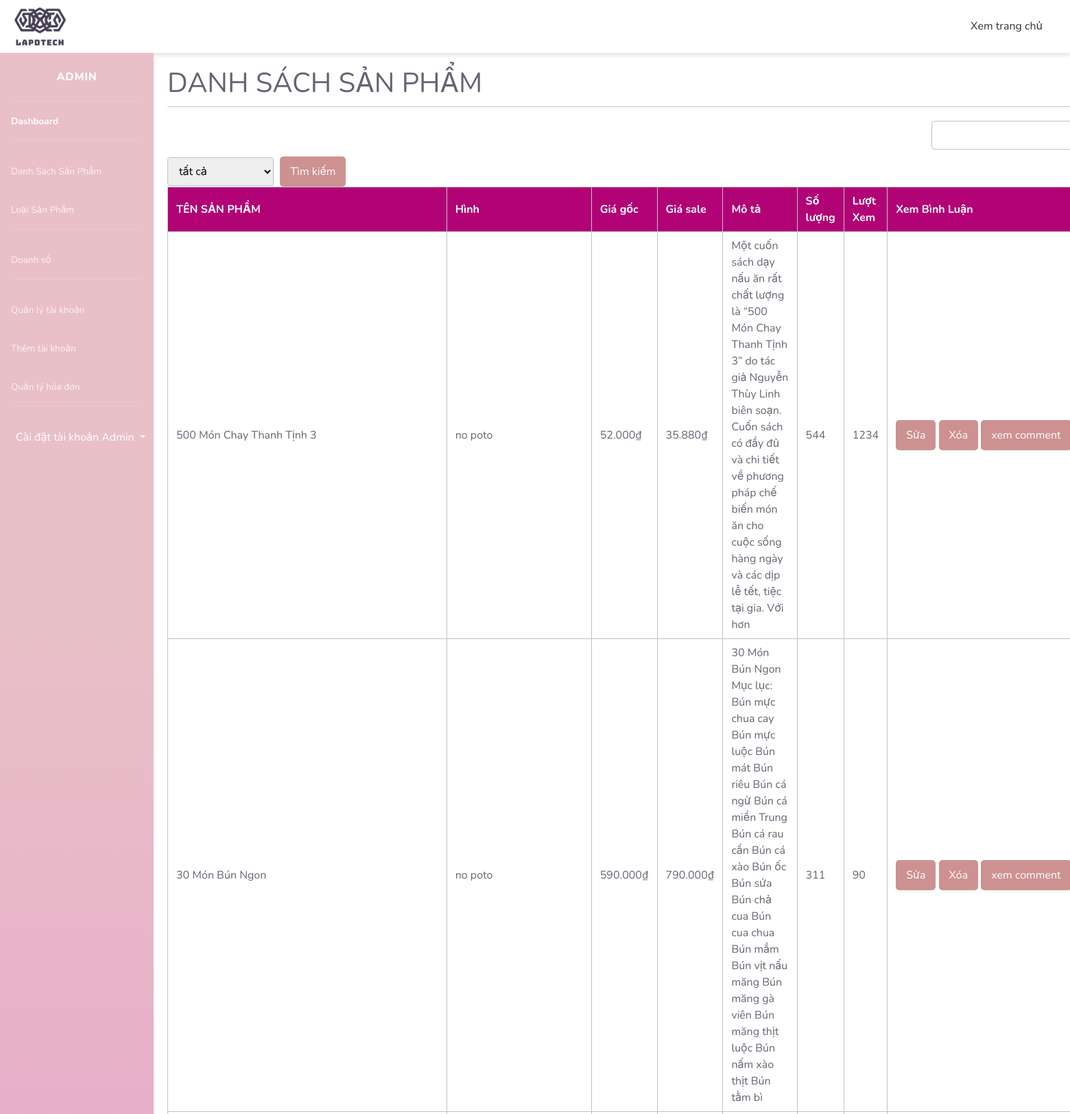
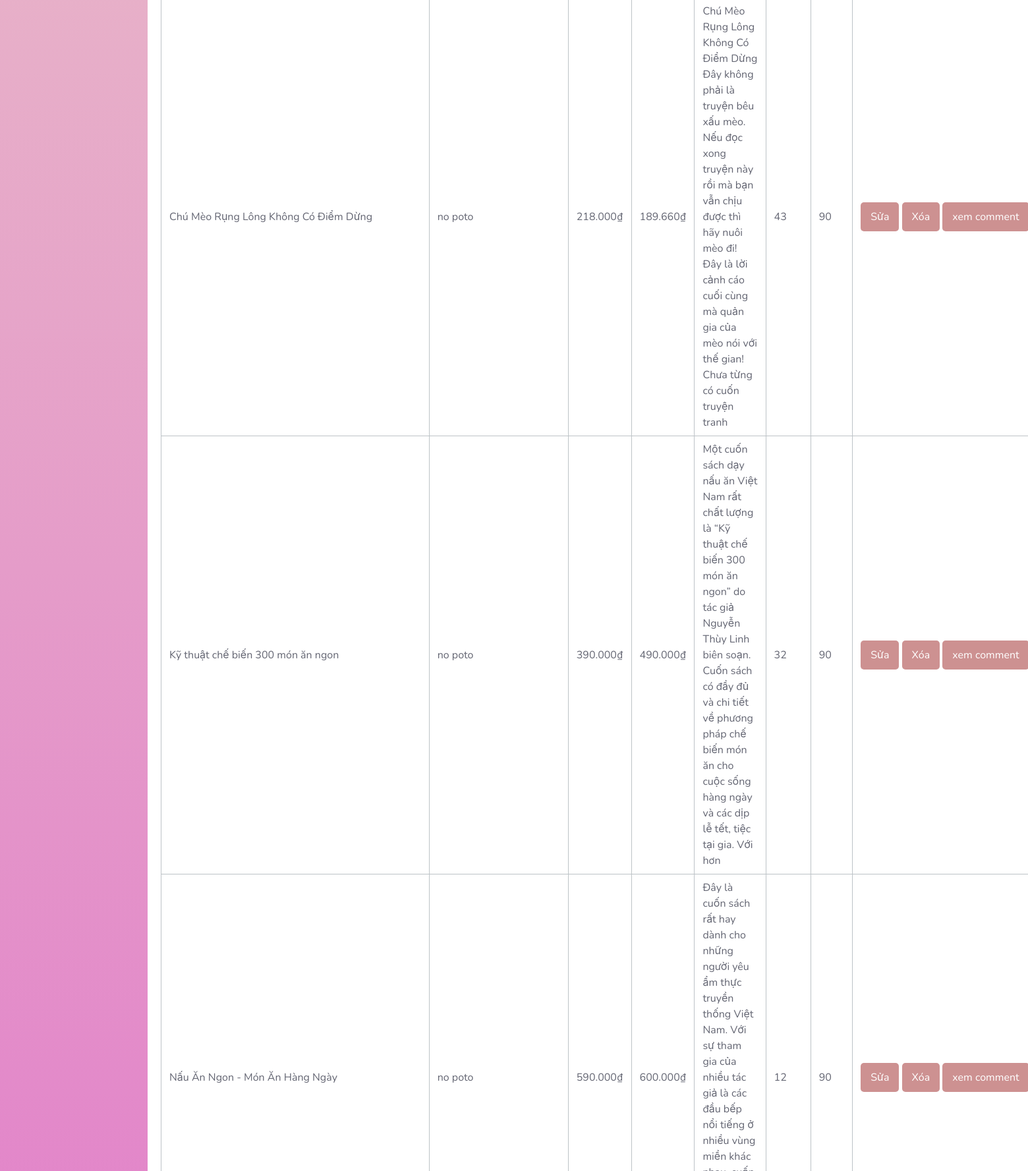
The app's page /admin/index.php?act=listsp (signed in, upper part) with its own data (2 pictures, top to bottom).
### tables this page shows
CREATE TABLE `product` (
  `product_id` int(11) NOT NULL,
  `product_name` varchar(255) NOT NULL,
  `product_priceoriginal_price` varchar(11) NOT NULL,
  `product_sale_price` varchar(50) NOT NULL,
  `product_img` varchar(255) NOT NULL,
  `product_img_last` varchar(255) NOT NULL,
  `product_content` varchar(255) NOT NULL,
  `product_quantity` int(11) NOT NULL,
  `product_view` int(20) NOT NULL,
  `genre_id` int(11) NOT NULL
);

### admin/Model/pdo.php (called while the page is built, shortened)
<?php
function pdo_get_connection(){
    $servername = "localhost";
    $username = "root";
    $password = "";
    try {
        $conn = new PDO("mysql:host=$servername;dbname=book", $username, $password);
        $conn->setAttribute(PDO::ATTR_ERRMODE, PDO::ERRMODE_EXCEPTION);
        return $conn;
    } catch(PDOException $e) {
        echo "Connection failed: " . $e->getMessage();
    }
}
function pdo_query($sql){
    $sql_args=array_slice(func_get_args(),1);
    try{
        $conn=pdo_get_connection();
        $stmt=$conn->prepare($sql);
        $stmt->execute($sql_args);
        $rows=$stmt->fetchAll();
        return $rows;
    }
    catch(PDOException $e){
        throw $e;
    }
    finally{
        unset($conn);
    }
}
?>

### admin/Model/product.php (called while the page is built, shortened)
<?php
function loadall_product($kyw = "", $iddm = 0) {
    $sql = "SELECT * FROM product WHERE 1";
    $sql .= " ORDER BY product_id DESC";
    $listsanpham = pdo_query($sql);
    return $listsanpham;
}
?>

### admin/product/show_product.php (the view, shortened to what this page needs)
<div class="admin-content">
    <h1>DANH SÁCH SẢN PHẨM</h1>
    <div class="row2 form_content ">
        <form action="index.php?act=listsp" method="POST" enctype="multipart/form-data">
            <div class="row2 mb10 formds_loai">
                <input type="text" name="kyw" class="search-input" style="margin: 0px 0 10px 1114px; ">
                <select name="iddm" class="search-input">
                    <option value="0">tất cả</option>
                </select>
                <input class="search-btn" type="submit" name="listok" value="Tìm kiếm">
        </form>
        <table>
            <tr>
                <th style="     width: 448px; ">TÊN SẢN PHẨM</th>
                <th>Hình</th>
                <th>Giá gốc</th>
                <th>Giá sale</th>
                <th>Mô tả</th>
                <th>Số lượng</th>
                <th>Lượt Xem</th>
                <th style="     WIDTH: 300px; ">Xem Bình Luận</th>
            </tr>
            <?php
            foreach ($listsanpham as $sanpham) {
                extract($sanpham);
                $suasp = "index.php?act=suasp&id=".$product_id;
                $xoasp = "index.php?act=xoasp&id=".$product_id;
                $showcomment = "index.php?act=showcommentofid&product_id=" . $product_id;
                $hinhpart = "../upload/" . $product_img;
                if (is_file($hinhpart)) {
                    $hinh = "<img src='" . $hinhpart . "'style='width: 200px;height: 150px;'>";
                } else {
                    $hinh = "no poto";
                }
                echo '<tr>
       <td>' . $product_name . '</td>
       <td style="width: 230px;">' . $hinh . '</td>
       <td>' . $product_priceoriginal_price . '</td>
       <td>' . $product_sale_price . '</td>
       <td>' . $product_content . '</td>
       <td>' . $product_quantity . '</td>
       <td>' . $product_view . '</td>
       <td>
            <a href="' . $suasp . '"><input type="button" value="Sửa" class="submit-btn"></a>
            <a href="' . $xoasp . '"><input type="button" value="Xóa" class="submit-btn"></a>
            <a href="' . $showcomment . '"><input type="button" value="xem comment" class="submit-btn"></a>
        </td>
      </tr>';
            }
            ?>
        </table>
    </div>
</div>

### admin/css/style.css (style rules this page uses)
.admin-content { padding: 20px; flex: auto; }
.admin-content h1 { border-bottom: 1px solid #bdc3c7; padding-bottom: 10px; margin-bottom: 20px; }
.search-input { padding: 8px 12px; margin-right: 5px; border: 1px solid #bdc3c7; border-radius: 4px; }
.search-btn { padding: 10px 15px; background-color: #cd9191; color: #fff; border: none; border-radius: 5px; cursor: pointer; }
table { width: 100%; border-collapse: collapse; }
table, th, td { border: 1px solid #bdc3c7; }
th, td { padding: 8px 12px; text-align: left; }
th { background-color: #b10375; color: #ffffff; }
.submit-btn, .add-btn, .delete-btn, .edit-btn { padding: 10px 15px; background-color:#cd9191; color: #fff; border: none; border-radius: 5px; cursor: pointer; }
form { width: 100%; margin: 0; padding: 0; border: none; }

### records on screen
product: product_name "500 Món Chay Thanh Tịnh 3", product_img "no poto", product_priceoriginal_price "52.000₫", product_sale_price "35.880₫", product_content "Một cuốn sách dạy nấu ăn rất chất lượng là “500 Món Chay Thanh Tịnh 3” do tác giả Nguyễn Thùy Linh biên soạn. Cuốn sách có đầy đủ và chi tiết về phương pháp chế biến món ăn cho cuộc sống hàng ngày và các dịp lễ tết, tiệc tại gia. Với hơn", product_quantity "544", product_view "1234"
product: product_name "30 Món Bún Ngon", product_img "no poto", product_priceoriginal_price "590.000₫", product_sale_price "790.000₫", product_content "30 Món Bún Ngon Mục lục: Bún mực chua cay Bún mực luộc Bún mát Bún riêu Bún cá ngừ Bún cá miền Trung Bún cá rau cần Bún cá xào Bún ốc Bún sứa Bún chả cua Bún cua chua Bún mắm Bún vịt nấu măng Bún măng gà viên Bún măng thịt luộc Bún nấm xào thịt Bún tằm bì", product_quantity "311", product_view "90"
product: product_name "Chú Mèo Rụng Lông Không Có Điểm Dừng", product_img "no poto", product_priceoriginal_price "218.000₫", product_sale_price "189.660₫", product_content "Chú Mèo Rụng Lông Không Có Điểm Dừng Đây không phải là truyện bêu xấu mèo. Nếu đọc xong truyện này rồi mà bạn vẫn chịu được thì hãy nuôi mèo đi! Đây là lời cảnh cáo cuối cùng mà quản gia của mèo nói với thế gian! Chưa từng có cuốn truyện tranh", product_quantity "43", product_view "90"
product: product_name "Kỹ thuật chế biến 300 món ăn ngon", product_img "no poto", product_priceoriginal_price "390.000₫", product_sale_price "490.000₫", product_content "Một cuốn sách dạy nấu ăn Việt Nam rất chất lượng là “Kỹ thuật chế biến 300 món ăn ngon” do tác giả Nguyễn Thùy Linh biên soạn. Cuốn sách có đầy đủ và chi tiết về phương pháp chế biến món ăn cho cuộc sống hàng ngày và các dịp lễ tết, tiệc tại gia. Với hơn", product_quantity "32", product_view "90"
product: product_name "Nấu Ăn Ngon - Món Ăn Hàng Ngày", product_img "no poto", product_priceoriginal_price "590.000₫", product_sale_price "600.000₫", product_quantity "12", product_view "90"
